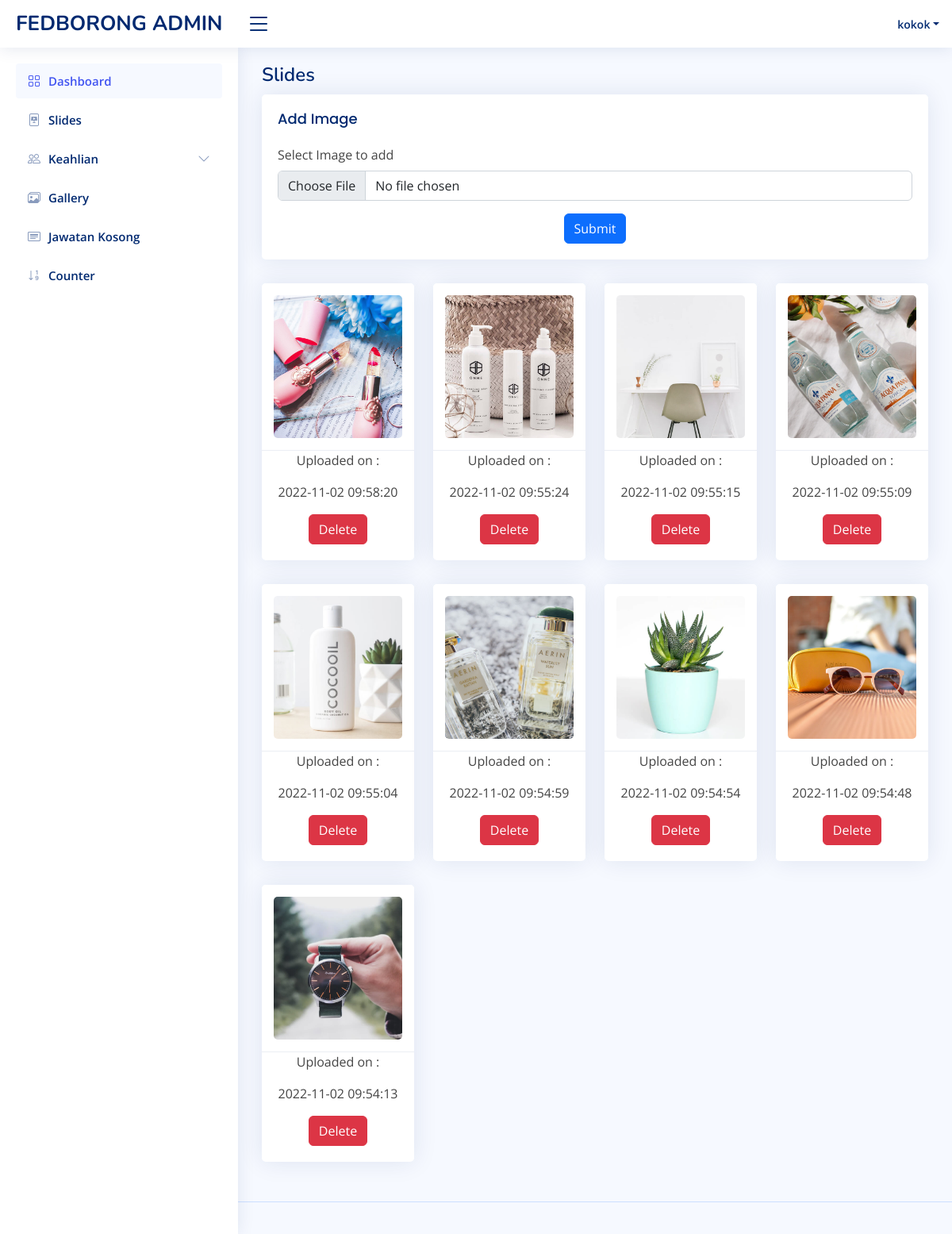
The app's page /admin-gallery.php (signed in) with its own data.
### tables this page shows
CREATE TABLE `user` (
  `id` int(11) NOT NULL,
  `name` varchar(255) NOT NULL,
  `email` varchar(255) NOT NULL,
  `password` varchar(255) NOT NULL,
  `status` tinyint(4) NOT NULL
);

CREATE TABLE `images` (
  `id` int(11) NOT NULL,
  `file_name` varchar(255) NOT NULL,
  `uploaded_on` datetime NOT NULL,
  `status` enum('1','0') NOT NULL DEFAULT '1'
);

### admin-gallery.php (the view, shortened to what this page needs)
<?php
    if(isset($_SESSION['username'])) {
?>
<?php
include 'admin/admin-header.php';
include 'db_connect.php';
$query = $conn->query("SELECT * FROM images ORDER BY uploaded_on DESC");
?>
<body>
<?php include 'admin-nav.php';?>
  <main id="main" class="main">
     <div class="pagetitle">
       <h1>Slides</h1>
     </div>
     <section class="section">
      <div>
        <div class="card">
            <div class="card-body">
              <h5 class="card-title">Add Image</h5>
              <form action="admin/admin-upload-gallery.php" method="POST" enctype= "multipart/form-data" class="row g-3">
                <div class="col-12">
                  <label for="inputNanme4" class="form-label">Select Image to add</label>
                  <input type="file" name="file" class="form-control" id="inputNanme4">
                </div>
                <div class="text-center">
                  <button type="submit" name="submit" class="btn btn-primary">Submit</button>
                </div>
              </form>
            </div>
          </div>
        </div>
      <div class="row align-items-top">
      <?php if(mysqli_num_rows($query) > 0){
        while($row = $query->fetch_assoc()){
        $imageURL = 'uploads/'.$row["file_name"];
        $date = $row['uploaded_on'] ?>
        <div class="col-lg-3">
          <div class="card text-center">
            <div class="card-header">
            <img src="<?php echo $imageURL; ?>" class="card-img" alt="...">
            </div>
            <div class="card-body">
              <p>Uploaded on : </p><p><?php echo $date ?></p>
                   <button type="button" class="btn btn-danger" data-bs-toggle="modal" data-bs-target="#verticalycentered-<?php echo $row['id'] ?>">
                     Delete
                    </button>
            </div>
          </div>
        </div>
        <?php }
          }else{ echo "Tiada gambar ditemui"; } ?>
      </div>
    </section>
  </main>
 <?php include 'admin/admin-footer.php' ?>
<?php
    } else {
        header("Location: ../Moderna/admin-login?error=login_first");
        exit();
    }
 ?>

### admin-nav.php (shortened to what this page needs)
<header id="header" class="header fixed-top d-flex align-items-center">
<?php
   $conn= new mysqli('localhost','root','','federasi')or die("Could not connect to mysql".mysqli_error($con));
   $id = $_SESSION['username'];
   $user = "SELECT * FROM user WHERE name = '$id'";
   $row = mysqli_fetch_assoc($conn->query($user) );
?>
<div class="d-flex align-items-center justify-content-between">
    <a href="admin-index" class="logo d-flex align-items-center">
      <span class="d-none d-lg-block">FEDBORONG ADMIN</span>
    </a>
    <i class="bi bi-list toggle-sidebar-btn"></i>
  </div>
  <nav class="header-nav ms-auto">
    <ul class="d-flex align-items-center">
      <li class="nav-item dropdown pe-3">
        <a class="nav-link nav-profile d-flex align-items-center pe-0" href="#" data-bs-toggle="dropdown">
          <span class="d-none d-md-block dropdown-toggle ps-2"><?php echo $row['name'];  ?></span>
        </a>
      </li>
    </ul>
  </nav>
</header>
<aside id="sidebar" class="sidebar">
  <ul class="sidebar-nav" id="sidebar-nav">
    <li class="nav-item">
      <a class="nav-link " href="admin-index">
        <i class="bi bi-grid"></i>
        <span>Dashboard</span>
      </a>
    </li>
    <li class="nav-item">
      <a class="nav-link collapsed" href="admin-slides">
        <i class="bi bi-file-slides"></i>
        <span>Slides</span>
      </a>
    </li>
    <li class="nav-item">
      <a class="nav-link collapsed" data-bs-target="#tables-nav2" data-bs-toggle="collapse" href="#">
        <i class="bi bi-people"></i><span>Keahlian</span><i class="bi bi-chevron-down ms-auto"></i>
      </a>
    </li>
    <li class="nav-item">
      <a class="nav-link collapsed" href="admin-gallery">
      <i class="bi bi-images"></i>
        <span>Gallery</span>
      </a>
    </li>
    <li class="nav-item">
      <a class="nav-link collapsed" href="#">
        <i class="bi bi-card-heading"></i>
        <span>Jawatan Kosong</span>
      </a>
    </li>
    <li class="nav-item">
      <a class="nav-link collapsed" href="./admin-counter">
        <i class="bi bi-sort-numeric-down"></i>
        <span>Counter</span>
      </a>
    </li>
  </ul>
</aside>

### admin-assets/css/style.css (style rules this page uses)
:root { scroll-behavior: smooth; }
body { font-family: "Open Sans", sans-serif; background: #f6f9ff; color: #444444; }
a { color: #4154f1; text-decoration: none; }
h1, h2, h3, h4, h5, h6 { font-family: "Nunito", sans-serif; }
#main { margin-top: 60px; padding: 20px 30px; transition: all 0.3s; }
.pagetitle { margin-bottom: 10px; }
.pagetitle h1 { font-size: 24px; margin-bottom: 0; font-weight: 600; color: #012970; }
.card { margin-bottom: 30px; border: none; border-radius: 5px; box-shadow: 0px 0 30px rgba(1, 41, 112, 0.1); }
.card-header, .card-footer { border-color: #ebeef4; background-color: #fff; color: #798eb3; padding: 15px; }
.card-title { padding: 20px 0 15px 0; font-size: 18px; font-weight: 500; color: #012970; font-family: "Poppins", sans-serif; }
.card-body { padding: 0 20px 20px 20px; }
.logo { line-height: 1; }
@media (min-width: 1200px) { .logo { width: 280px; } }
.logo span { font-size: 26px; font-weight: 700; color: #012970; font-family: "Nunito", sans-serif; }
.header { transition: all 0.5s; z-index: 997; height: 60px; box-shadow: 0px 2px 20px rgba(1, 41, 112, 0.1); background-color: #fff; padding-left: 20px; }
.header .toggle-sidebar-btn { font-size: 32px; padding-left: 10px; cursor: pointer; color: #012970; }
.header-nav ul { list-style: none; }
.header-nav>ul { margin: 0; padding: 0; }
.header-nav .nav-profile { color: #012970; }
.header-nav .nav-profile span { font-size: 14px; font-weight: 600; }
.sidebar { position: fixed; top: 60px; left: 0; bottom: 0; width: 300px; z-index: 996; transition: all 0.3s; padding: 20px; overflow-y: auto; scrollbar-width: thin; scrollbar-color: #aab7cf transparent; box-shadow: 0px 0px 20px rgba(1, 41, 112, 0.1); background-color: #fff; }
@media (min-width: 1200px) { #main, #footer { margin-left: 300px; } }
.sidebar-nav { padding: 0; margin: 0; list-style: none; }
.sidebar-nav li { padding: 0; margin: 0; list-style: none; }
.sidebar-nav .nav-item { margin-bottom: 5px; }
.sidebar-nav .nav-link { display: flex; align-items: center; font-size: 15px; font-weight: 600; color: #4154f1; transition: 0.3; background: #f6f9ff; padding: 10px 15px; border-radius: 4px; }
.sidebar-nav .nav-link i { font-size: 16px; margin-right: 10px; color: #4154f1; }
.sidebar-nav .nav-link.collapsed { color: #012970; background: #fff; }
.sidebar-nav .nav-link.collapsed i { color: #899bbd; }
.sidebar-nav .nav-link .bi-chevron-down { margin-right: 0; transition: transform 0.2s ease-in-out; }

### admin-assets/css/custom.css (style rules this page uses)
.card-img { width: 100%; height: 15vw; object-fit: cover; }

### records on screen
user: name "kokok"
images: file_name (picture), uploaded_on "2022-11-02 09:58:20"
images: file_name (picture), uploaded_on "2022-11-02 09:55:24"
images: file_name (picture), uploaded_on "2022-11-02 09:55:15"
images: file_name (picture), uploaded_on "2022-11-02 09:55:09"
images: file_name (picture), uploaded_on "2022-11-02 09:55:04"
images: file_name (picture), uploaded_on "2022-11-02 09:54:59"
images: file_name (picture), uploaded_on "2022-11-02 09:54:54"
images: file_name (picture), uploaded_on "2022-11-02 09:54:48"
images: file_name (picture), uploaded_on "2022-11-02 09:54:13"
